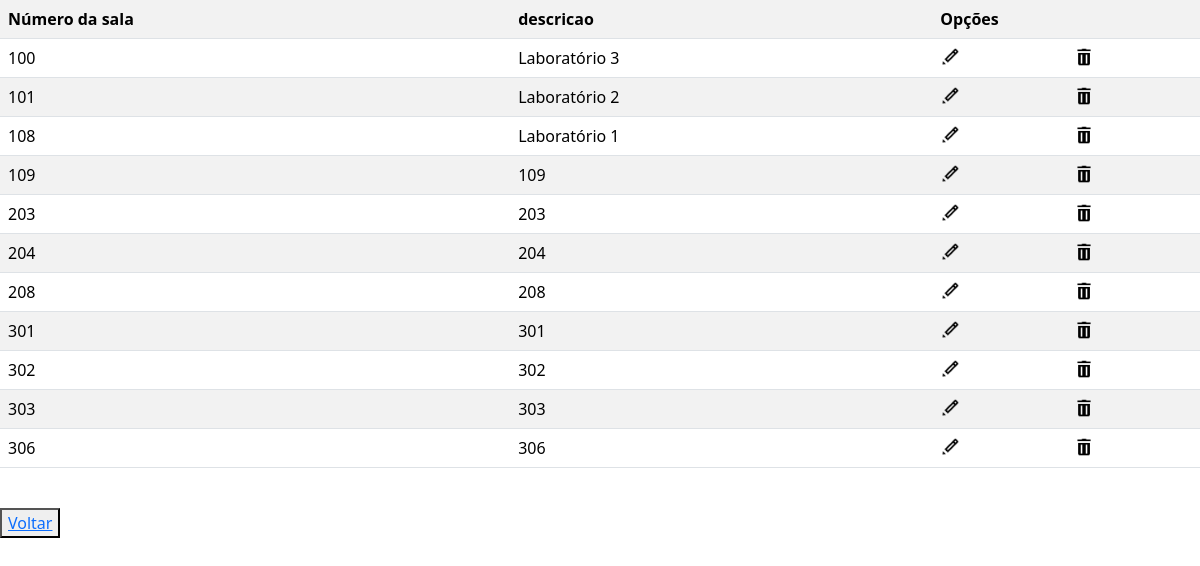
Page /crud/crud_sala/listar.php (signed in) on the committed database.
### tables this page shows
CREATE TABLE IF NOT EXISTS `sala` (
  `n_sala` int NOT NULL,
  `descricao` varchar(255) NOT NULL,
  PRIMARY KEY (`n_sala`)
);

### crud/crud_sala/listar.php (the view, shortened to what this page needs)
<?php
echo "<link rel='stylesheet' href='../../css/bootstrap.min.css'>";
include('../../conecta.php');
$sql = "SELECT * FROM sala";
$resultado = mysqli_query($conexao, $sql);
echo '<table class="table table-white table-striped">
<tr>
<th scope="col">Número da sala</th>
<th scope="col">descricao</th>
<th colspan=3>Opções</th>
</tr>';
while ($dados = mysqli_fetch_assoc($resultado)) {
    echo '<tr>';
    echo '<td>' . $dados['n_sala'] . '</td>';
    echo '<td>' . $dados['descricao'] . '</td>';
    echo '<td> <a href="formedit.php?n_sala=' . $dados['n_sala'] . '"> <img src="imagens/editar.png" width="20" height="20"> </a> </td>';
    echo '<td> <a href="excluir?n_sala=' . $dados['n_sala'] . '"> <img src="imagens/excluir.png" width="20" height="20"> </a> </td>';
    echo '</tr>';
}
echo '</table>' . "<br>";
echo '<button><a href="index.php">Voltar</a></button>';

### rows in the picture
sala: n_sala "100", descricao "Laboratório 3"
sala: n_sala "101", descricao "Laboratório 2"
sala: n_sala "108", descricao "Laboratório 1"
sala: n_sala "109", descricao "109"
sala: n_sala "203", descricao "203"
sala: n_sala "204", descricao "204"
sala: n_sala "208", descricao "208"
sala: n_sala "301", descricao "301"
sala: n_sala "302", descricao "302"
sala: n_sala "303", descricao "303"
sala: n_sala "306", descricao "306"
